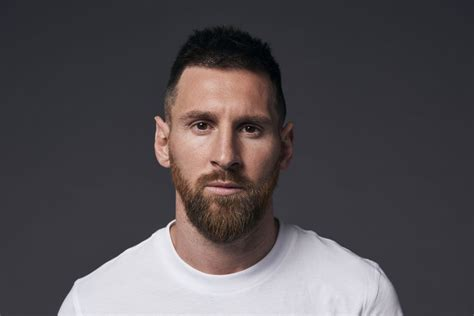
#> input picture test_images/messi2.jpg, 474 x 316 px
$ jupyter execute --allow-errors person_classifier_model.ipynb   (shell and % lines are left out)
#> lines starting #> are read from the running program, lines starting #| are printed output that depends on the picture; after the words box and inside, x2 and y2 are one past the last pixel; in counts of white or black regions, pixels touching at a corner belong together
# Image Classification Project (Athletes)

[cell 1]
import os
import numpy as np
import cv2
import matplotlib
from matplotlib import pyplot as plt

## Preprocessing

### Preprocessing (1) : Detecting face and eyes

When analyzing an image, the most common method of identifying a person is through their face. Images may contain multiple faces, or the face might be obstructed, making it unclear. The initial step in our pre-processing pipeline is to detect faces in the image. After identifying a face, we will proceed to detect the eyes. If both eyes are detected, we will keep the image; if not, we will discard it.

To accomplish face and eye detection, we'll use the Haar Cascade classifier from OpenCV. For more details on how to implement this, you can check out this tutorial: https://opencv-python-tutroals.readthedocs.io/en/latest/py_tutorials/py_objdetect/py_face_detection/py_face_detection.html?highlight=haar

[cell 2]
img = cv2.imread('./test_images/messi2.jpg')
#> img is the input picture: shape (316, 474, 3); mean B, G, R 81.5, 78.1, 82.9
img.shape


img_rgb = cv2.cvtColor(img, cv2.COLOR_BGR2RGB)  # Convert it to RGB format

plt.imshow(img_rgb)  # Display the image
plt.show()

[cell 3]
gray = cv2.cvtColor(img,cv2.COLOR_BGR2GRAY)
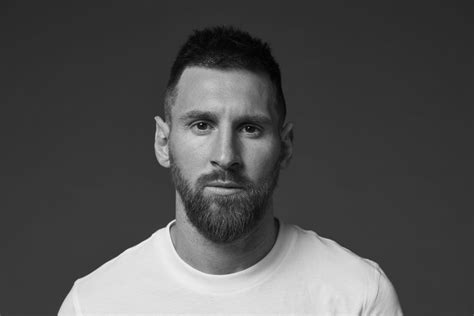
#> gray: shape (316, 474); min 1, max 254, mean 79.8
gray.shape

gray

[cell 4]
plt.imshow(gray, cmap= 'gray')  # Display the image
plt.show()

__Using OpenCV's haarcascades__

[cell 5]
import cv2

# Use OpenCV's built-in haarcascades directory
face_cascade = cv2.CascadeClassifier(cv2.data.haarcascades + 'haarcascade_frontalface_default.xml')
eye_cascade = cv2.CascadeClassifier(cv2.data.haarcascades + 'haarcascade_eye.xml')

# Read the image
img = cv2.imread('./test_images/messi2.jpg')
gray = cv2.cvtColor(img, cv2.COLOR_BGR2GRAY)

# Detect faces in the image
faces = face_cascade.detectMultiScale(gray, 1.3, 5)
#> faces = [[153, 71, 143, 143]]
print(faces)
#| [[153  71 143 143]]

[cell 6]
(x,y,w,h) = faces[0]
#> x = 153; y = 71; w = 143; h = 143
x,y,w,h
#> Out = (153, 71, 143, 143)

[cell 7]
face_img = cv2.rectangle(img,(x,y),(x+w,y+h),(255,0,0),2)
plt.imshow(face_img)
plt.show()

[cell 8]
cv2.destroyAllWindows()
for (x,y,w,h) in faces:
    face_img = cv2.rectangle(img, (x,y),(x+w,y+h),(255,0,0),2)
    roi_gray = gray[y: y+h, x:x+w]
    roi_color = face_img[y:y+h, x:x+w]
    eyes = eye_cascade.detectMultiScale(roi_gray)
    for (ex,ey,ew,eh) in eyes:
        cv2.rectangle(roi_color, (ex,ey), (ex+ew, ey+eh), (0, 255,0), 2)
#> this loop made 1 pass
#> (x, y, w, h, eyes) on pass 1: (153, 71, 143, 143, [[29, 37, 36, 36], [82, 43, 30, 30]])
#> pass 1, `roi_color = face_img[y:y+h, x:x+w]`:
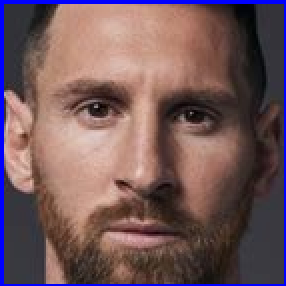
#> roi_color: shape (143, 143, 3) (shown 2 times larger); mean B, G, R 90.3, 87.7, 114.2
#> after the loop:
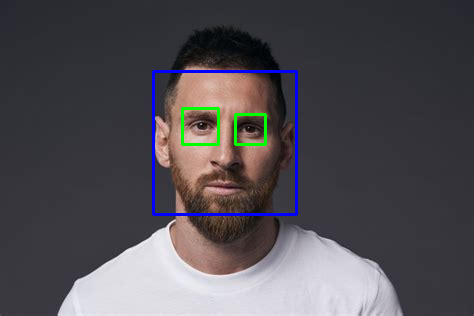
#> img: shape (316, 474, 3); mean B, G, R 83.2, 78.1, 81.3
#> after the loop:
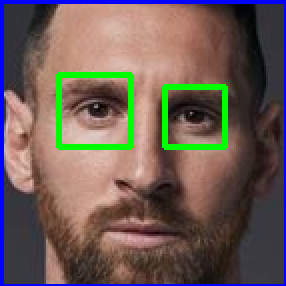
#> roi_color: shape (143, 143, 3) (shown 2 times larger); 3.83% of pixels changed, all inside (x1, y1, x2, y2) = (28, 36, 114, 75)

plt.figure()
plt.imshow(face_img, cmap = 'gray')
plt.show()

## Preprocessing (2): Cropping the facial region of the image

[cell 9]
plt.imshow(roi_color, cmap='gray')
plt.show()

[cell 10]
cropped_img = np.array(roi_color)
cropped_img.shape
#> Out = (143, 143, 3)

### Preprocessing (3): Using wavelet transform to train the model

You can see the edges of the transformed image and then get cluse on various other facial features like eyes, nose, lips, etc.

[cell 11]
import numpy as np
import pywt
import cv2

def w2d(img, mode='haar', level=1):
#> called with mode = 'db1', level = 5
    if img is None:
        raise ValueError("❌ Error: Input image is None. Check the image path or format.")

    # Convert to grayscale
    gray = cv2.cvtColor(img, cv2.COLOR_RGB2GRAY)
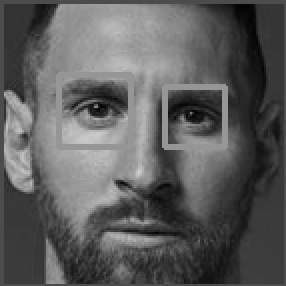
#> gray: shape (143, 143) (shown 2 times larger); min 1, max 206, mean 92.5

    # Normalize to [0,1] range
    imArray = np.float32(gray) / 255.0

    # Compute wavelet coefficients
    coeffs = pywt.wavedec2(imArray, mode, level=level)
#> coeffs = 6 items

    # Set approximation coefficients (LL) to zero
    coeffs_H = list(coeffs)
#> coeffs_H = 6 items
    coeffs_H[0] *= 0

    # Reconstruct the image
    imArray_H = pywt.waverec2(coeffs_H, mode)
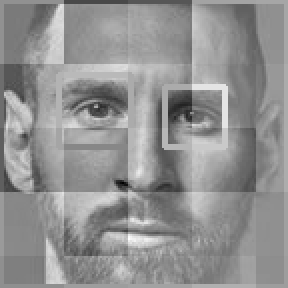
#> imArray_H: shape (144, 144) float32 (shown 2 times larger); min -0.609, max 0.455, mean 9.2e-11; drawn with min black and max white

    # Rescale to [0,255] and convert to uint8
    imArray_H = np.clip(imArray_H * 255, 0, 255).astype(np.uint8)
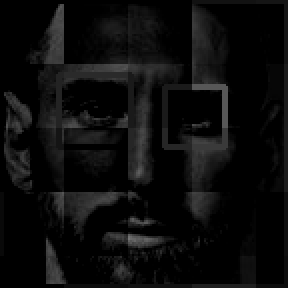
#> imArray_H: shape (144, 144) (shown 2 times larger); min 0, max 116, mean 12.1

    # Ensure the output shape matches the input
    imArray_H = cv2.resize(imArray_H, (img.shape[1], img.shape[0]))
#> imArray_H: shape (143, 143)

    return imArray_H

[cell 12]
im_har = w2d(cropped_img,'db1',5)
plt.imshow(im_har, cmap='gray')
plt.show()

__Above, you can observe a wavelet-transformed image, which highlights key facial features like the eyes, nose, and lips. This transformed image, combined with the raw pixel data, provides valuable information that can be fed into our classifier for more accurate detection and analysis.__

### Preprocessing (3): Load the input image, detect the face, and check if at least two eyes are detected. If both conditions are met, the function will return the cropped face region.

Let's create a Python function that accepts an input image and returns a cropped version of the face, but only if a face is detected and at least two eyes are identified.

[cell 13]
import cv2
import os

# Initialize face and eye cascades
face_cascade = cv2.CascadeClassifier(cv2.data.haarcascades + 'haarcascade_frontalface_default.xml')
eye_cascade = cv2.CascadeClassifier(cv2.data.haarcascades + 'haarcascade_eye.xml')

def get_cropped_image_if_2_eyes(image_path):
    # Read the image
#> called with image_path = './test_images/messi2.jpg'
    img = cv2.imread(image_path)
    if img is None:
        print(f"Error: Unable to load image at {image_path}")
        return None

    # Convert to grayscale
    gray = cv2.cvtColor(img, cv2.COLOR_BGR2GRAY)

    # Detect faces
    faces = face_cascade.detectMultiScale(gray, 1.3, 5)
#> faces = [[153, 71, 143, 143]]

    for (x, y, w, h) in faces:
        # Region of interest (ROI) for face
        roi_gray = gray[y:y+h, x:x+w]
        roi_color = img[y:y+h, x:x+w]

        # Detect eyes in the face region
        eyes = eye_cascade.detectMultiScale(roi_gray)

        # If at least two eyes are detected, return the cropped face
        if len(eyes) >= 2:
            return roi_color
#> this loop made 1 pass
#> pass 1, in get_cropped_image_if_2_eyes, `roi_color = img[y:y+h, x:x+w]`:
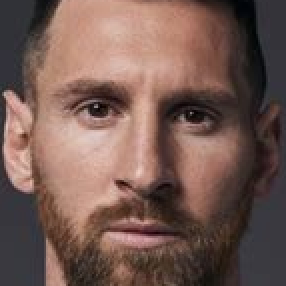
#> roi_color: shape (143, 143, 3) (shown 2 times larger); mean B, G, R 82.3, 90.3, 117.3

# Directory containing images
img_dir = "./model/datasets"

# Iterate through the directory and process each image file
for entry in os.scandir(img_dir):
    if entry.is_file():  # Ensure it's a file, not a directory
        print(f"Processing file: {entry.path}")
        roi_color = get_cropped_image_if_2_eyes(entry.path)
        if roi_color is not None:
            # Process the cropped image, save, etc.
            print(f"Processed image: {entry.path}")

[cell 14]
original_image = cv2.imread('./test_images/messi2.jpg')
plt.imshow(original_image)
plt.show()

[cell 15]
cropped_image = get_cropped_image_if_2_eyes('./test_images/messi2.jpg')
plt.imshow(cropped_image)
plt.show()

__Above image, the eyes are clearly visible__

__Now, the following image is not very clear as it does not have two eyes clearly visible__

[cell 16]
org_image_obstructed = cv2.imread('./test_images/messi3.jpg')
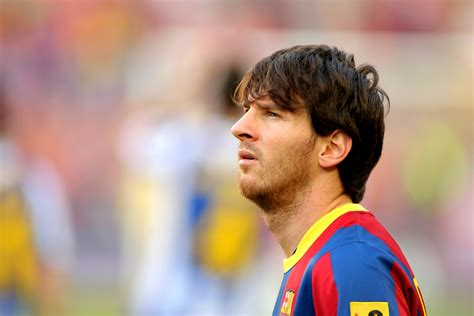
#> input picture test_images/messi3.jpg, 474 x 316 px
#> org_image_obstructed is the input picture: shape (316, 474, 3); mean B, G, R 133.6, 147.4, 176.7
plt.imshow(org_image_obstructed)
plt.show()

[cell 17]
cropped_image_no_2_eyes = get_cropped_image_if_2_eyes('./test_images/messi3.jpg')
#> call 2 of get_cropped_image_if_2_eyes, with image_path = './test_images/messi3.jpg'
#> in get_cropped_image_if_2_eyes (call 2), `gray = cv2.cvtColor(img, cv2.COLOR_BGR2GRAY)`:
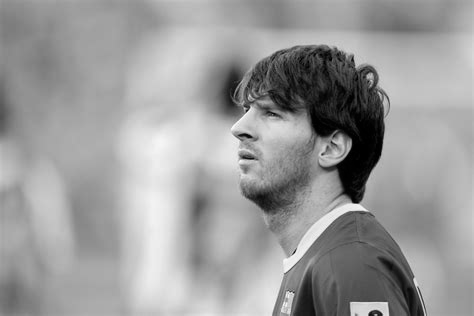
#> gray: shape (316, 474); min 0, max 251, mean 154.6
#> in get_cropped_image_if_2_eyes (call 2), `faces = face_cascade.detectMultiScale(gray, 1.3, 5)`: faces = ()
cropped_image_no_2_eyes

__the get_cropped_no_2_eyes is none and will be ignored to train the model__

[cell 18]
path_to_data = "./model/datasets/"
path_to_cr_data = "./model/datasets/cropped/"

[cell 19]
import os
img_dirs = []
for entry in os.scandir(path_to_data):
    if entry.is_dir():
        img_dirs.append(entry.path)

[cell 20]
img_dirs

__Go through all images in dataset folder and create cropped images for them. There will be a cropped folder inside dataset folder after one runs this code__

[cell 21]
import shutil
if os.path.exists(path_to_cr_data):
    shutil.rmtree(path_to_cr_data)
os.mkdir(path_to_cr_data)

[cell 22]
cropped_image_dirs = []
celebrity_file_names_dict = {}
for img_dir in img_dirs:
    count = 1
    celebrity_name = img_dir.split('/')[-1]
    celebrity_file_names_dict[celebrity_name] = []
    for entry in os.scandir(img_dir):
        roi_color = get_cropped_image_if_2_eyes(entry.path)
        if roi_color is not None:
            cropped_folder = path_to_cr_data + celebrity_name
            if not os.path.exists(cropped_folder):
                os.makedirs(cropped_folder)
                cropped_image_dirs.append(cropped_folder)
                print("Generating cropped images in folder: ",cropped_folder)
            cropped_file_name = celebrity_name + str(count) + ".png"
            cropped_file_path = cropped_folder + "/" + cropped_file_name
            cv2.imwrite(cropped_file_path, roi_color)
            celebrity_file_names_dict[celebrity_name].append(cropped_file_path)
            count += 1

__Created cropped folder under dataset folder that contains cropped images__

[cell 23]
celebrity_file_names_dict = {}
for img_dir in cropped_image_dirs:
    celebrity_name = img_dir.split('/')[-1]
    file_list = []
    for entry in os.scandir(img_dir):
        file_list.append(entry.path)
    celebrity_file_names_dict[celebrity_name] = file_list
celebrity_file_names_dict

[cell 24]
celebrity_file_names_dict = {}
for img_dir in cropped_image_dirs:
    celebrity_name = img_dir.split('/')[-1]
    file_list = []
    for entry in os.scandir(img_dir):
        file_list.append(entry.path)
    celebrity_file_names_dict[celebrity_name] = file_list
celebrity_file_names_dict

[cell 25]
class_dict = {}
count = 0
for celebrity_name in celebrity_file_names_dict.keys():
    class_dict[celebrity_name] = count
    count = count + 1
class_dict
